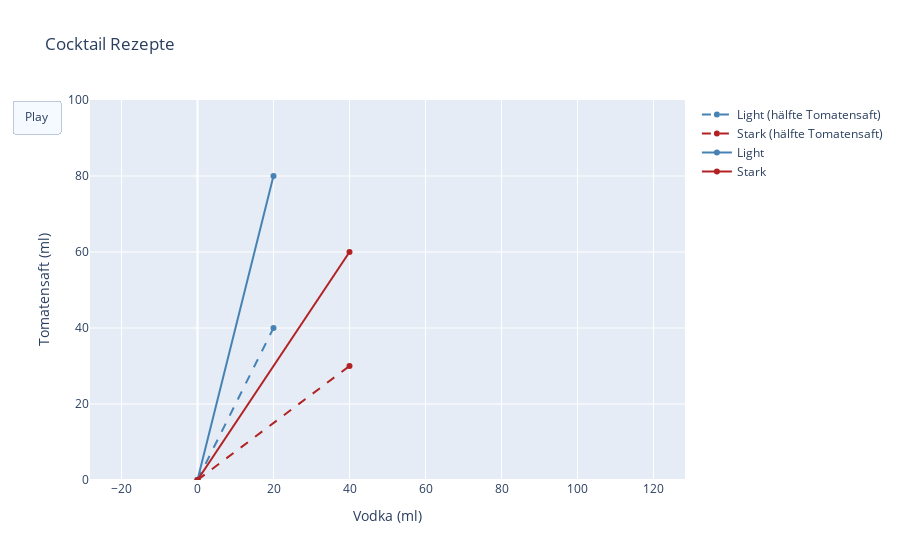

Here is the notebook cell this chart was saved with:
### Markdown cell above
Was passiert, wenn wir die Menge vom Tomatensaft halbiren möchten? Das Ergebnis ist:

$$
\underset{\text{Operationen}}{\begin{pmatrix}
1 & 0 \\
0 & 0.5 \\
\end{pmatrix}} \underset{\text{Daten}}{\begin{pmatrix}
20 \\ 80 \\
\end{pmatrix}} =
\begin{pmatrix}
1 \cdot 20 + 0 \cdot 80 \\
0 \cdot 20 + 0.5 \cdot 80 \\
\end{pmatrix} =
\begin{pmatrix}
20 \\ 40 \\
\end{pmatrix}
$$

Siehe auch @fig-scaling-y-direction.

### Code cell
#| label: fig-scaling-y-direction
#| fig-cap: "Skalierung in y-Richtung"
#| code-fold: true

y_values = np.linspace(1, 0.5, 100)

fig4 = go.Figure(data=[
        go.Scatter(x=[0, bm_light[0]], y=[0, bm_light[1] / 2], mode='lines+markers', name='Light (hälfte Tomatensaft)', line=dict(color="steelblue", dash="dash", width=2)),    
        go.Scatter(x=[0, bm_stark[0]], y=[0, bm_stark[1] / 2], mode='lines+markers', name='Stark (hälfte Tomatensaft)', line=dict(color="firebrick", dash="dash", width=2)), 
        go.Scatter(x=[0, bm_light[0]], y=[0, bm_light[1]], mode='lines+markers', name='Light', line=dict(color="steelblue", width=2)),
        go.Scatter(x=[0, bm_stark[0]], y=[0, bm_stark[1]], mode='lines+markers', name='Stark', line=dict(color="firebrick", width=2)),
])

fig4.update_layout(
    title="Cocktail Rezepte",
    xaxis_title="Vodka (ml)",
        yaxis_title="Tomatensaft (ml)",
    xaxis_range=[0, 100],
    yaxis_range=[0, 100],
    xaxis=dict(scaleanchor="y"),
       updatemenus=[dict(type="buttons",
                      buttons=[dict(args=[None, {"frame": {"duration": 20, "redraw": False},
                                                 "fromcurrent": True, "transition": {"duration": 10}}],
                                     label="Play",
                                     method="animate")])],
    legend=dict(
        orientation="h",  # Horizontal legend
        yanchor="bottom",  # Align the bottom of the legend
        y=1,             # Position above the plot (1.0 is the top of the plot)
        xanchor="center",  # Center the legend horizontally
        x=0.5              # Center position
    )                                     
)

frames = []

for y in y_values:
    frames.append(go.Frame(data=[
            go.Scatter(x=[0, bm_light[0]], y=[0, bm_light[1] * y], mode='lines+markers', name='Light (hälfte Tomatensaft)', line=dict(dash="dash", width=2)),
            go.Scatter(x=[0, bm_stark[0]], y=[0, bm_stark[1]* y], mode='lines+markers', name='Stark (hälfte Tomatensaft)', line=dict(dash="dash", width=2))
    ]))

fig4.update(frames=frames)

fig4.show()

### Figure 1 — Plotly figure (JSON) as saved in the notebook; plotly's stock layout.template omitted (floating-point values rounded to 4 significant figures)
{"data": [{"line": {"color": "steelblue", "dash": "dash", "width": 2}, "mode": "lines+markers", "name": "Light (hälfte Tomatensaft)", "type": "scatter", "x": [0, 20], "y": [0, 40]}, {"line": {"color": "firebrick", "dash": "dash", "width": 2}, "mode": "lines+markers", "name": "Stark (hälfte Tomatensaft)", "type": "scatter", "x": [0, 40], "y": [0, 30]}, {"line": {"color": "steelblue", "width": 2}, "mode": "lines+markers", "name": "Light", "type": "scatter", "x": [0, 20], "y": [0, 80]}, {"line": {"color": "firebrick", "width": 2}, "mode": "lines+markers", "name": "Stark", "type": "scatter", "x": [0, 40], "y": [0, 60]}], "layout": {"title": {"text": "Cocktail Rezepte"}, "updatemenus": [{"buttons": [{"args": [null, {"frame": {"duration": 20, "redraw": false}, "fromcurrent": true, "transition": {"duration": 10}}], "label": "Play", "method": "animate"}], "type": "buttons"}], "xaxis": {"range": [0, 100], "scaleanchor": "y", "title": {"text": "Vodka (ml)"}}, "yaxis": {"range": [0, 100], "title": {"text": "Tomatensaft (ml)"}}}}
